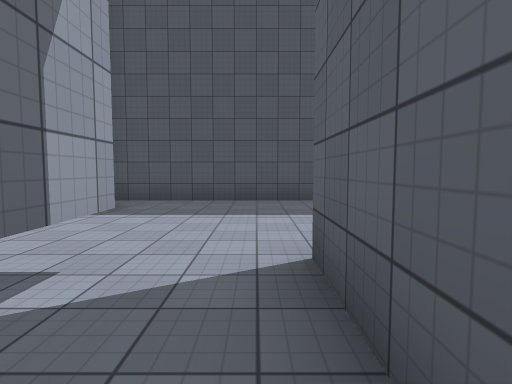
[1] (above)

21 first-person views from a walk through a scene from a Unity 3-D project. The camera is 1.4 m above the floor, tilts 4° down and sees 80° across. The floor is counted in squares, 2 m on a side. Each view is taken from the middle of a square. On the plan, view 1 faces up. The plan holds only what a view shows up to about 10 squares ahead; the rest is blank. The place goes on beyond the plan. Surface patterns are stand-ins for the level's own textures.

[2]
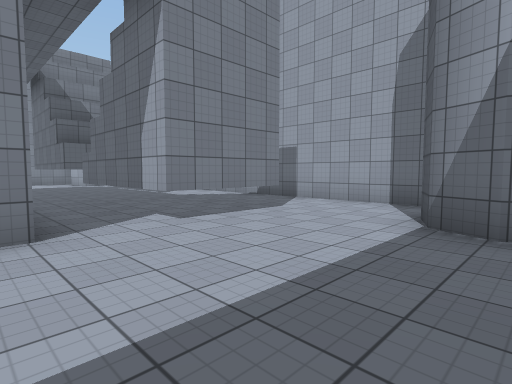

[3]
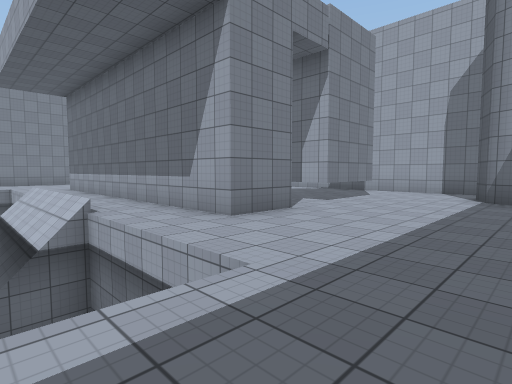

[4]
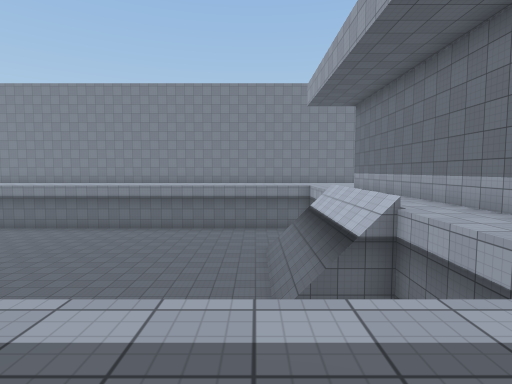

[5]
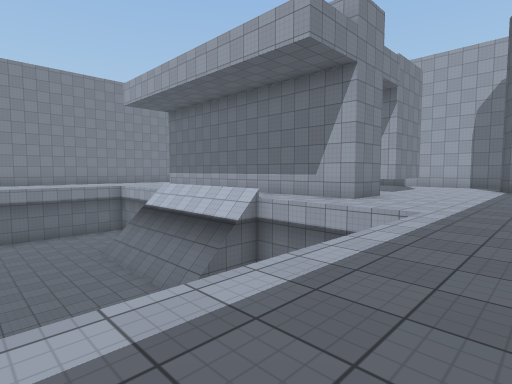

[6]
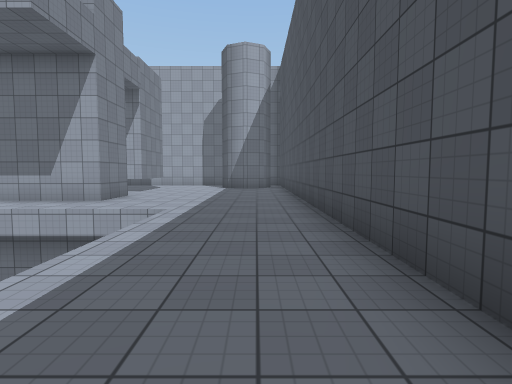

[7]
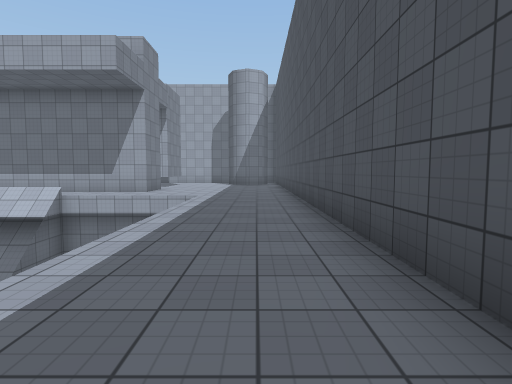

[8]
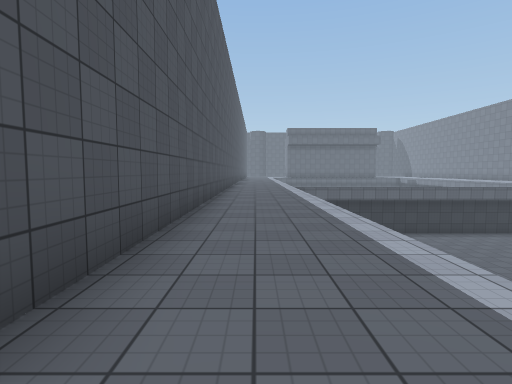

[9]
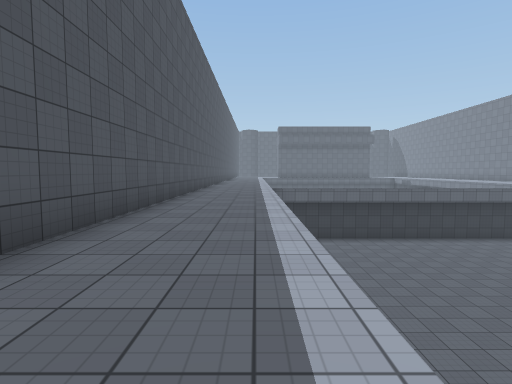

[10]
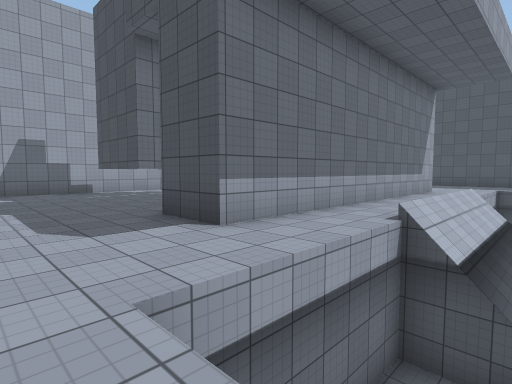

[11]
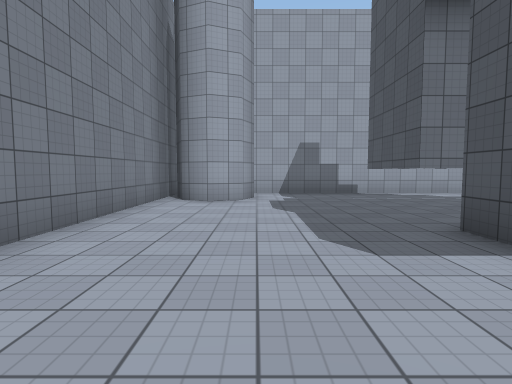

[12]
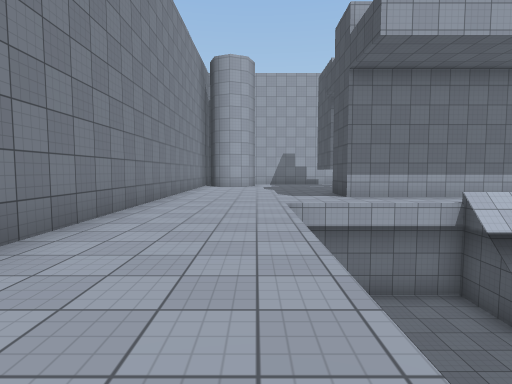

[13]
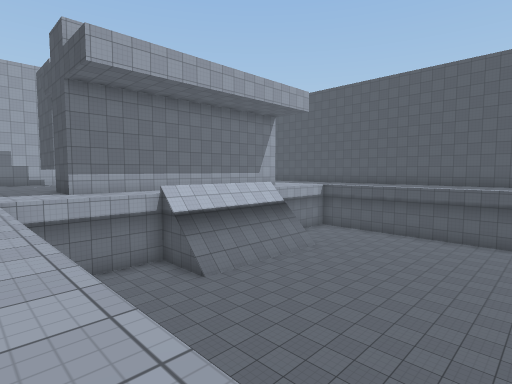

[14]
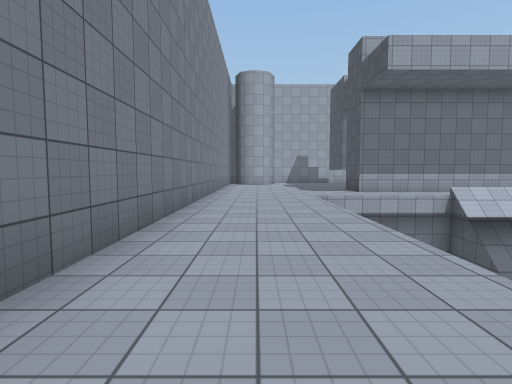

[15]
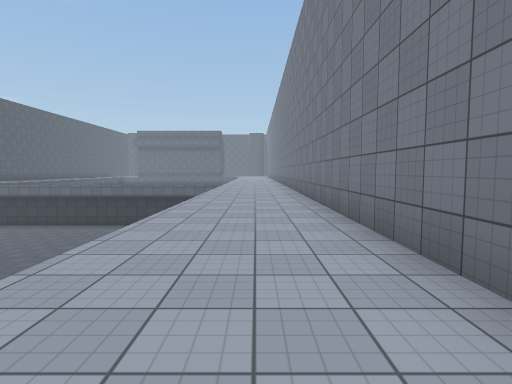

[16]
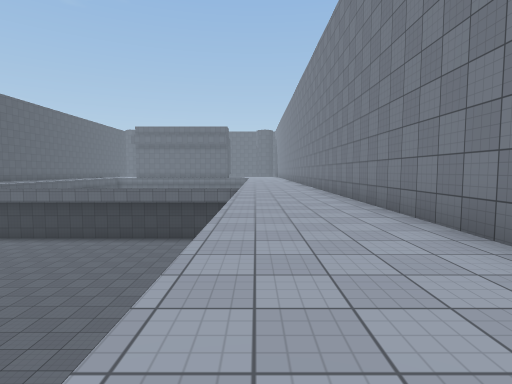

[17]
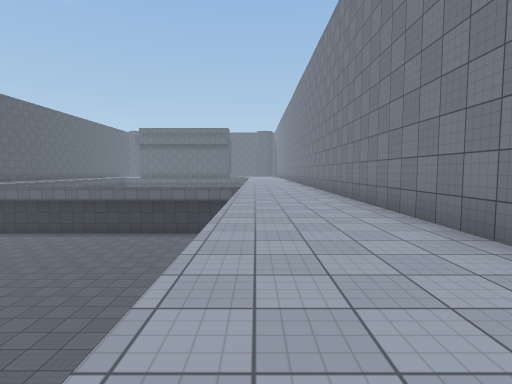

[18]
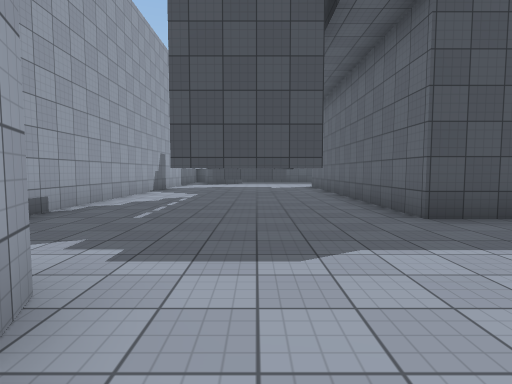

[19]
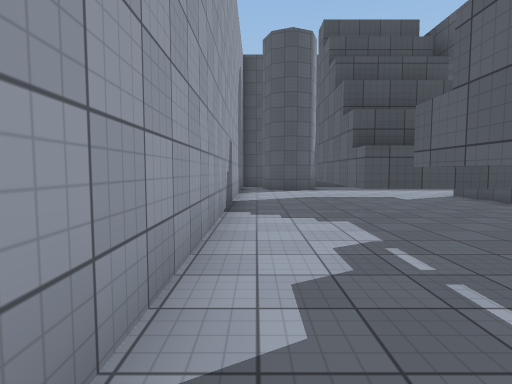

[20]
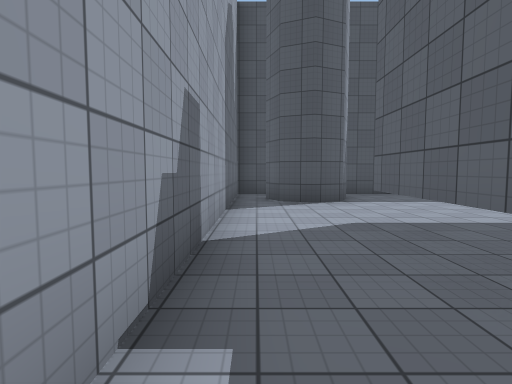

[21]
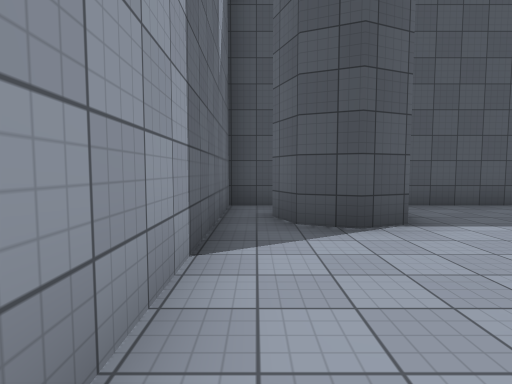

### Floor plan
Key: @ floor where view 1 was taken; # wall or solid block; . floor; / step, stairs or slope; v drop or lower ground; T thing the floor can be seen under or through.
Columns run from 6 left of view 1 to 19 right of it. Each row starts with its distance up from view 1.
  8 ##########################
  7 #. .......................
  6 #.##......................
  5 #.##......................
  4 #.........vvvvvvvvvvvvv
  3 #.........      vv vvvvvv
  2 #..TTT.##.     vvv vvvvvvv
  1 #..T T.##.    vvvv vvvvvvv
  0 #..T T@##./vvvvvvv  vvvvvv
 -1 #..TTT.##./vvvvvvvv   vvvv
 -2 #......##./vvvvvvvvv vvvvv
 -3 #..###.##./vvvvvvvvvvvvvvv
 -4 #..###.##./vvvvvvvvvvvvvvv
 -5 #..###.##.vvvvvvvvvvvvvvvv
 -6 #..###.##.vvvvvvv vvvvvvvv
 -7 #.........    v
 -8 #.........vvvvvvvvvvvvvv
 -9 #.........................
-10   ##......................
-11  ##.......................
-12   ########################

Where each view was taken, in squares from view 1:
view 1: 0 up, 0 right, facing up
view 2: 6 up, 1 right, facing down-left
view 3: 6 up, 5 right, facing down-left
view 4: 6 up, 6 right, facing down
view 5: 6 up, 9 right, facing down-left
view 6: 6 up, 9 right, facing left
view 7: 6 up, 12 right, facing left
view 8: 6 up, 8 right, facing right
view 9: 5 up, 9 right, facing right
view 10: 9 down, 5 right, facing up-left
view 11: 9 down, 4 right, facing left
view 12: 9 down, 10 right, facing left
view 13: 9 down, 12 right, facing up-left
view 14: 10 down, 12 right, facing left
view 15: 10 down, 6 right, facing right
view 16: 9 down, 9 right, facing right
view 17: 9 down, 8 right, facing right
view 18: 11 down, 2 left, facing up
view 19: 6 down, 5 left, facing up
view 20: 2 down, 5 left, facing up
view 21: 1 up, 5 left, facing up
